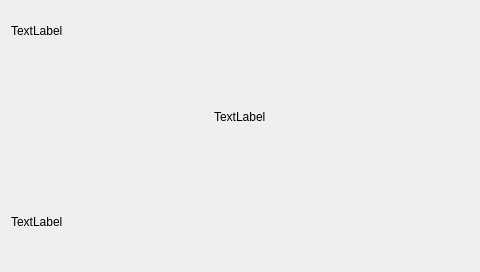
<?xml version="1.0" encoding="UTF-8"?>
<ui version="4.0">
 <class>Dialog_info</class>
 <widget class="QDialog" name="Dialog_info">
  <property name="geometry">
   <rect>
    <x>0</x>
    <y>0</y>
    <width>480</width>
    <height>272</height>
   </rect>
  </property>
  <property name="windowTitle">
   <string>Dialog</string>
  </property>
  <layout class="QHBoxLayout" name="horizontalLayout">
   <item>
    <layout class="QGridLayout" name="gridLayout" rowstretch="1,3,2">
     <item row="0" column="0">
      <widget class="QLabel" name="label_title">
       <property name="text">
        <string>TextLabel</string>
       </property>
      </widget>
     </item>
     <item row="1" column="0" alignment="Qt::AlignHCenter">
      <widget class="QLabel" name="label_content">
       <property name="text">
        <string>TextLabel</string>
       </property>
      </widget>
     </item>
     <item row="2" column="0">
      <widget class="QLabel" name="label_info">
       <property name="text">
        <string>TextLabel</string>
       </property>
      </widget>
     </item>
    </layout>
   </item>
  </layout>
 </widget>
 <resources/>
 <connections/>
</ui>
